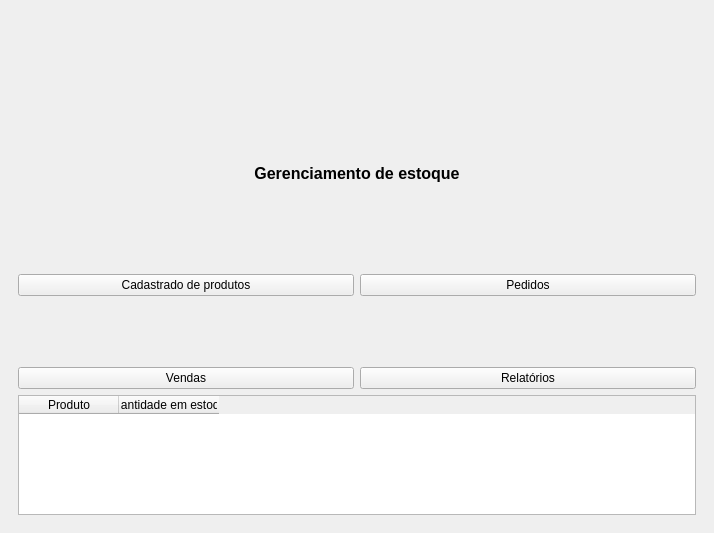
<?xml version="1.0" encoding="UTF-8"?>
<ui version="4.0">
 <class>janela_QTFinal</class>
 <widget class="QMainWindow" name="janela_QTFinal">
  <property name="geometry">
   <rect>
    <x>0</x>
    <y>0</y>
    <width>714</width>
    <height>533</height>
   </rect>
  </property>
  <property name="windowTitle">
   <string>MainWindow</string>
  </property>
  <widget class="QWidget" name="centralwidget">
   <property name="enabled">
    <bool>true</bool>
   </property>
   <property name="layoutDirection">
    <enum>Qt::LeftToRight</enum>
   </property>
   <property name="autoFillBackground">
    <bool>false</bool>
   </property>
   <property name="inputMethodHints">
    <set>Qt::ImhNone</set>
   </property>
   <layout class="QVBoxLayout" name="verticalLayout_2">
    <item>
     <widget class="QWidget" name="widget_qtfinal_logo_principal" native="true">
      <property name="maximumSize">
       <size>
        <width>16777215</width>
        <height>120</height>
       </size>
      </property>
      <property name="styleSheet">
       <string notr="true">image:url(:/icon/warehouse_1585206.png)</string>
      </property>
      <layout class="QVBoxLayout" name="verticalLayout">
       <item>
        <spacer name="verticalSpacer">
         <property name="orientation">
          <enum>Qt::Vertical</enum>
         </property>
         <property name="sizeHint" stdset="0">
          <size>
           <width>678</width>
           <height>99</height>
          </size>
         </property>
        </spacer>
       </item>
      </layout>
     </widget>
    </item>
    <item>
     <widget class="QWidget" name="widget_qtfinal_todas_opcoes" native="true">
      <layout class="QVBoxLayout" name="verticalLayout_4">
       <item>
        <layout class="QVBoxLayout" name="verticalLayout_3">
         <item>
          <widget class="QLabel" name="lbl_qtfinal_nome_gerenciamento_de_estoque">
           <property name="text">
            <string>&lt;html&gt;&lt;head/&gt;&lt;body&gt;&lt;p align=&quot;center&quot;&gt;&lt;span style=&quot; font-size:12pt; font-weight:600;&quot;&gt;Gerenciamento de estoque&lt;/span&gt;&lt;/p&gt;&lt;/body&gt;&lt;/html&gt;</string>
           </property>
          </widget>
         </item>
         <item>
          <layout class="QHBoxLayout" name="horizontalLayout">
           <item>
            <widget class="QLabel" name="lbl_qtfinal_imagem_cadastro_de_produtos">
             <property name="styleSheet">
              <string notr="true">image: url(:/icon/distribution_4237529.png)</string>
             </property>
             <property name="text">
              <string/>
             </property>
            </widget>
           </item>
           <item>
            <widget class="QLabel" name="lbl_qtfinal_imagem_pedidos">
             <property name="styleSheet">
              <string notr="true">image:url(:/icon/return_7835555.png)</string>
             </property>
             <property name="text">
              <string/>
             </property>
            </widget>
           </item>
          </layout>
         </item>
         <item>
          <layout class="QHBoxLayout" name="horizontalLayout_2">
           <item>
            <widget class="QPushButton" name="btn_qtfinal_cadastr_de_produtos">
             <property name="text">
              <string>Cadastrado de produtos</string>
             </property>
            </widget>
           </item>
           <item>
            <widget class="QPushButton" name="btn_qtfinal_pedidos">
             <property name="text">
              <string>Pedidos</string>
             </property>
            </widget>
           </item>
          </layout>
         </item>
         <item>
          <layout class="QHBoxLayout" name="horizontalLayout_4">
           <item>
            <widget class="QLabel" name="lbl">
             <property name="styleSheet">
              <string notr="true">image:url(:/icon/shopping-cart_2331970.png)</string>
             </property>
             <property name="text">
              <string/>
             </property>
            </widget>
           </item>
           <item>
            <widget class="QLabel" name="lbl_qtfinal_imagem_relatorios">
             <property name="styleSheet">
              <string notr="true">image: url(:/icon/data-analytics_9955699.png)</string>
             </property>
             <property name="text">
              <string/>
             </property>
            </widget>
           </item>
          </layout>
         </item>
         <item>
          <layout class="QHBoxLayout" name="horizontalLayout_3">
           <item>
            <widget class="QPushButton" name="btn_qtfinal_vendas">
             <property name="text">
              <string>Vendas</string>
             </property>
            </widget>
           </item>
           <item>
            <widget class="QPushButton" name="btn_qtfinal_relatorios">
             <property name="text">
              <string>Relatórios</string>
             </property>
            </widget>
           </item>
          </layout>
         </item>
         <item>
          <widget class="QTableWidget" name="tb_qtfinal_estoque_baixo">
           <property name="maximumSize">
            <size>
             <width>16777215</width>
             <height>120</height>
            </size>
           </property>
           <column>
            <property name="text">
             <string>Produto</string>
            </property>
           </column>
           <column>
            <property name="text">
             <string>Quantidade em estoque</string>
            </property>
           </column>
          </widget>
         </item>
        </layout>
       </item>
      </layout>
     </widget>
    </item>
   </layout>
  </widget>
 </widget>
 <resources>
  <include location="iconFinal.qrc"/>
 </resources>
 <connections/>
</ui>
